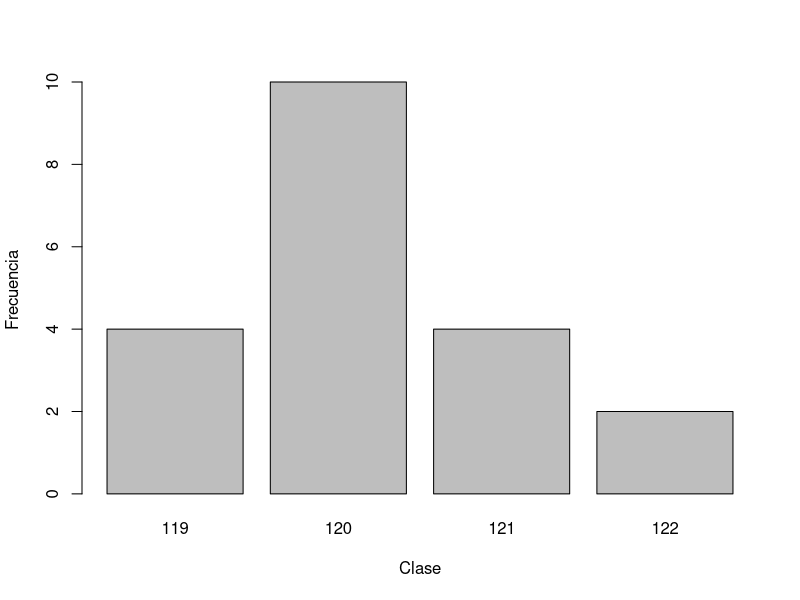
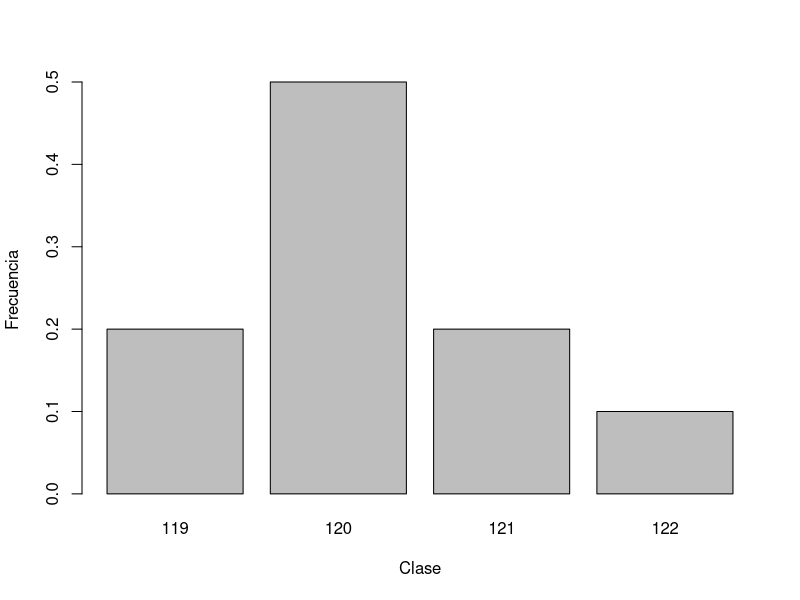
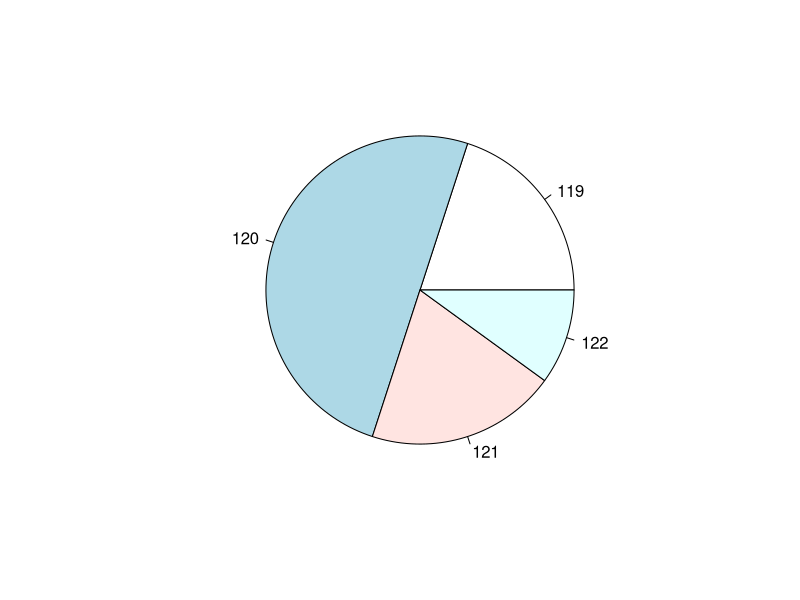
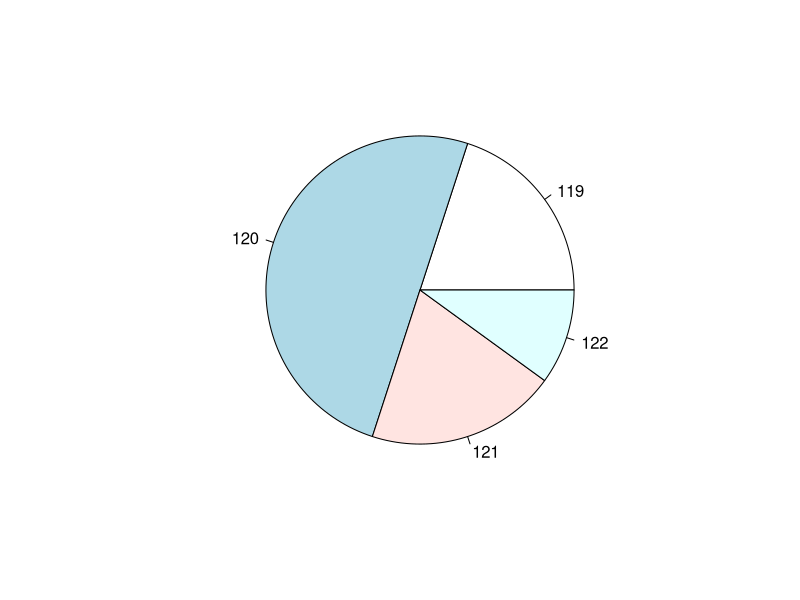
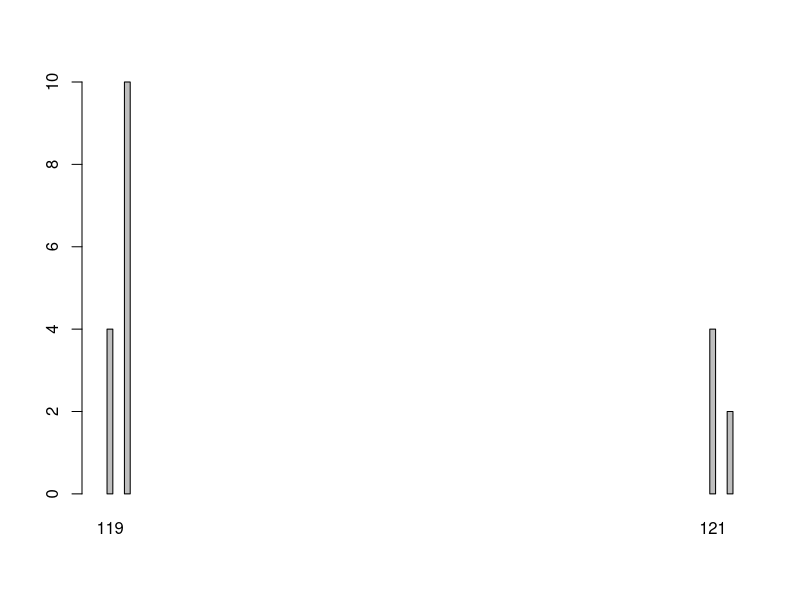
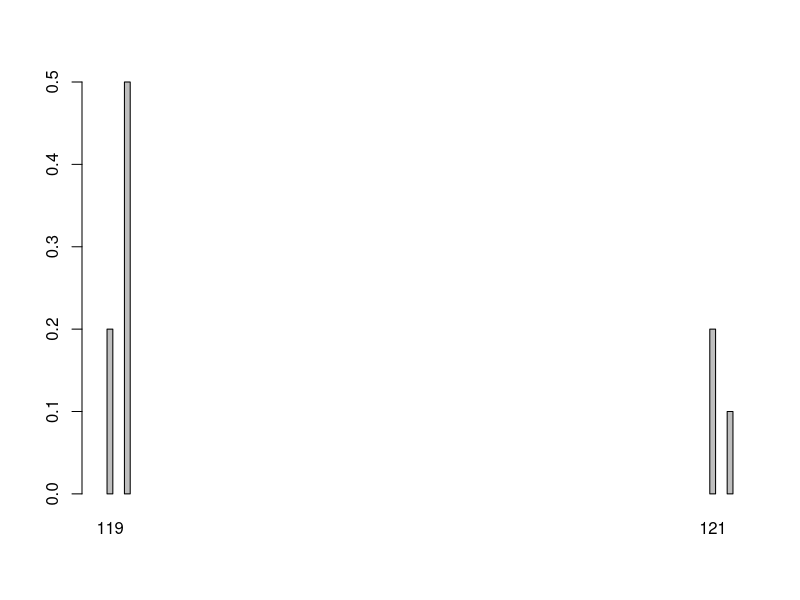
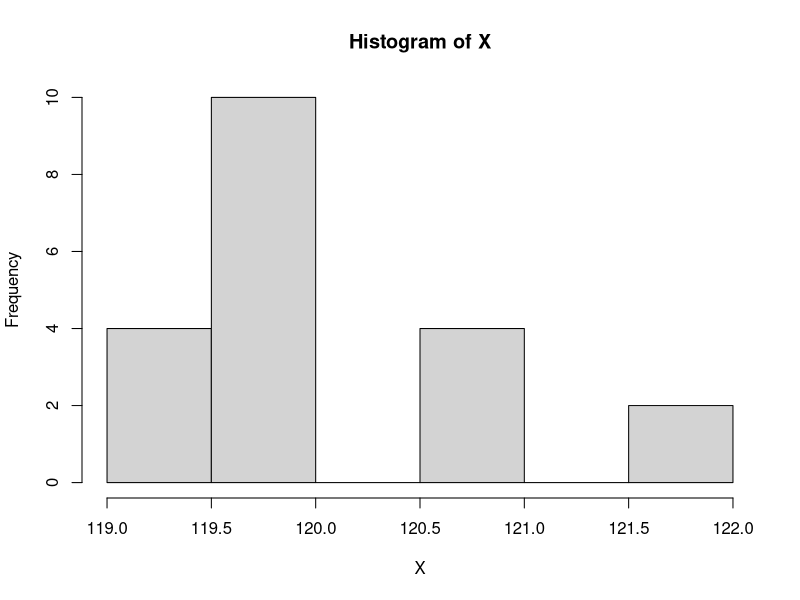
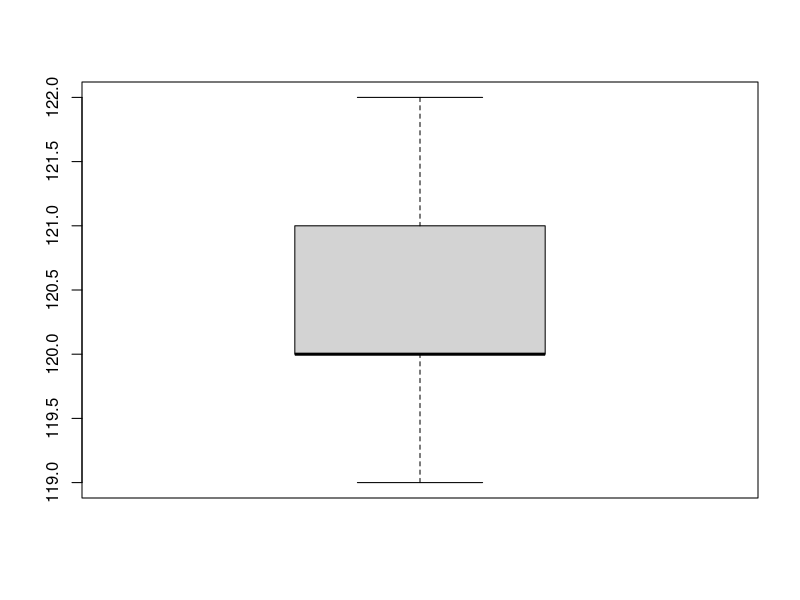

Write R code to recreate these figures, in order.
## ---- chunk 1
knitr::opts_chunk$set(echo = TRUE)
## ---- chunk 2
X <- c(120, 121, 120, 119, 121, 120, 120, 119, 120, 121, 120, 120, 122, 120, 121, 120, 119, 122, 120, 119)
## ---- chunk 3
table(X)
## ---- chunk 4
table(X) / length(X)
## ---- chunk 5
addmargins(table(X))
## ---- chunk 6
addmargins(table(X) / length(X))
## ---- chunk 7
cumsum(table(X))
## ---- chunk 8
cumsum(table(X) / length(X))
## ---- chunk 9
barplot(table(X), xlab = "Clase", ylab = "Frecuencia")
## ---- chunk 10
barplot(table(X) / length(X), xlab = "Clase", ylab = "Frecuencia")
## ---- chunk 11
pie(table(X))
## ---- chunk 12
pie(table(X) / length(X))
## ---- chunk 13
barplot(table(X), space = c(100, 2))
## ---- chunk 14
barplot(table(X) / length(X), space = c(100, 2))
## ---- chunk 15
hist(X)
## ---- chunk 16
stem(X)
## ---- chunk 17
ingresos <- c(66814.195, 42144.338, 25697.767, 35976.874, 39060.606, 13362.839, 61674.641, 53451.356)
stem(ingresos)
## ---- chunk 18
boxplot(X)
## ---- chunk 19
boxplot(ingresos)
## ---- chunk 20
datos <- c(4, 8, 4, 6, 8, 6, 7, 7, 7, 8, 10, 9, 7, 6, 10, 8, 5, 9, 6, 3, 7, 6, 4, 7, 6, 9, 7, 4, 7, 6, 8, 8, 9, 11, 8, 7, 10, 8, 5, 7, 7, 6, 5, 10)
## ---- chunk 21
n <- length(datos)
n
## ---- chunk 22
mayorValor <- max(datos)
menorValor <- min(datos)
R <- mayorValor - menorValor
## ---- chunk 23
rango <- range(datos)
## ---- chunk 24
k <- 6
## ---- chunk 25
Amplitud <- R / k
## ---- chunk 26
Amplitud <- round(Amplitud)
## ---- chunk 27
seq(menorValor, mayorValor, length = k)
## ---- chunk 28
intervalosDatos <- cut(datos, breaks = seq(menorValor, mayorValor, length = k), include.lowest = TRUE)
## ---- chunk 29
frecuencia <- table(intervalosDatos)
frecuencia
## ---- chunk 30
fr <- frecuencia / n # fr=prop.table(frecuencia)
fr
## ---- chunk 31
F <- cumsum(frecuencia)
F
## ---- chunk 32
Fra <- cumsum(fr)
## ---- chunk 33
tablafinal <- cbind(frecuencia, fr, F, Fra) # juntamos todo
tablafinal
## ---- chunk 34
X
## ---- chunk 35
mean(X)
## ---- chunk 36
ingresos
## ---- chunk 37
mean(ingresos)
## ---- chunk 38
hist(ingresos, breaks = seq(0, 100000, by = 10000), freq = FALSE, main = "Histograma de Ingresos", ylab = "Densidad de Frecuencia")
points(mean(ingresos), -0.0000005, pch = 24, cex = 2.8)
## ---- chunk 39
median(X)
## ---- chunk 40
moda <- function(x) {
    t <- table(x)
    return(as.numeric(names(t)[t == max(t)]))
}
## ---- chunk 41
moda(X)
## ---- chunk 42
X <- c(120, 121, 120, 119, 121, 120, 120, 119, 120, 121, 120, 120, 122, 120, 121, 120, 119, 122, 120, 119)
## ---- chunk 43
range(X)
## ---- chunk 44
var(X)
## ---- chunk 45
sd(X)
## ---- chunk 46
quantile(X, c(0.25, 0.50, 0.75))
## ---- chunk 47
quantile(X, c(0.01, 0.02, 0.9))
## ---- chunk 48
quantile(X, c(0.1, 0.20, 0.30))
## ---- chunk 49
summary(X)
